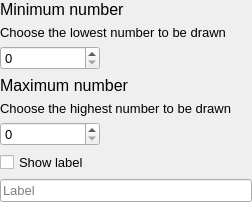
<?xml version="1.0" encoding="UTF-8"?>
<ui version="4.0">
 <class>ConfigureNumberWidget</class>
 <widget class="QWidget" name="ConfigureNumberWidget">
  <property name="geometry">
   <rect>
    <x>0</x>
    <y>0</y>
    <width>252</width>
    <height>198</height>
   </rect>
  </property>
  <property name="windowTitle">
   <string/>
  </property>
  <layout class="QVBoxLayout" name="verticalLayout_3">
   <property name="leftMargin">
    <number>0</number>
   </property>
   <property name="topMargin">
    <number>0</number>
   </property>
   <property name="rightMargin">
    <number>0</number>
   </property>
   <property name="bottomMargin">
    <number>0</number>
   </property>
   <item>
    <widget class="QLabel" name="label">
     <property name="font">
      <font>
       <pointsize>12</pointsize>
      </font>
     </property>
     <property name="text">
      <string>Minimum number</string>
     </property>
    </widget>
   </item>
   <item>
    <widget class="QLabel" name="label_3">
     <property name="font">
      <font>
       <pointsize>10</pointsize>
      </font>
     </property>
     <property name="text">
      <string>Choose the lowest number to be drawn</string>
     </property>
    </widget>
   </item>
   <item>
    <widget class="QSpinBox" name="minSpin">
     <property name="sizePolicy">
      <sizepolicy hsizetype="Fixed" vsizetype="Fixed">
       <horstretch>0</horstretch>
       <verstretch>0</verstretch>
      </sizepolicy>
     </property>
     <property name="minimumSize">
      <size>
       <width>100</width>
       <height>0</height>
      </size>
     </property>
     <property name="font">
      <font>
       <pointsize>10</pointsize>
      </font>
     </property>
    </widget>
   </item>
   <item>
    <widget class="QLabel" name="label_2">
     <property name="font">
      <font>
       <pointsize>12</pointsize>
      </font>
     </property>
     <property name="text">
      <string>Maximum number</string>
     </property>
    </widget>
   </item>
   <item>
    <widget class="QLabel" name="label_4">
     <property name="font">
      <font>
       <pointsize>10</pointsize>
      </font>
     </property>
     <property name="text">
      <string>Choose the highest number to be drawn</string>
     </property>
    </widget>
   </item>
   <item>
    <widget class="QSpinBox" name="maxSpin">
     <property name="sizePolicy">
      <sizepolicy hsizetype="Fixed" vsizetype="Fixed">
       <horstretch>0</horstretch>
       <verstretch>0</verstretch>
      </sizepolicy>
     </property>
     <property name="minimumSize">
      <size>
       <width>100</width>
       <height>0</height>
      </size>
     </property>
     <property name="font">
      <font>
       <pointsize>10</pointsize>
      </font>
     </property>
    </widget>
   </item>
   <item>
    <widget class="QCheckBox" name="useLabel">
     <property name="font">
      <font>
       <pointsize>10</pointsize>
      </font>
     </property>
     <property name="text">
      <string>Show label</string>
     </property>
    </widget>
   </item>
   <item>
    <widget class="QLineEdit" name="labelEdit">
     <property name="font">
      <font>
       <pointsize>10</pointsize>
      </font>
     </property>
     <property name="placeholderText">
      <string>Label</string>
     </property>
    </widget>
   </item>
  </layout>
 </widget>
 <resources/>
 <connections/>
</ui>
